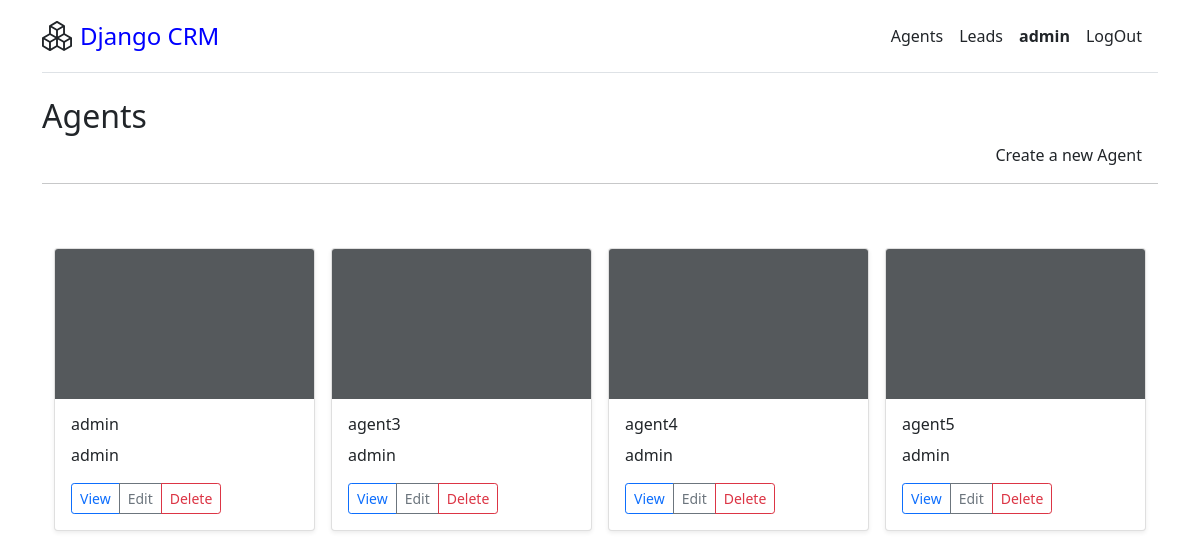
The app's page /agents/list/ (signed in), older data.
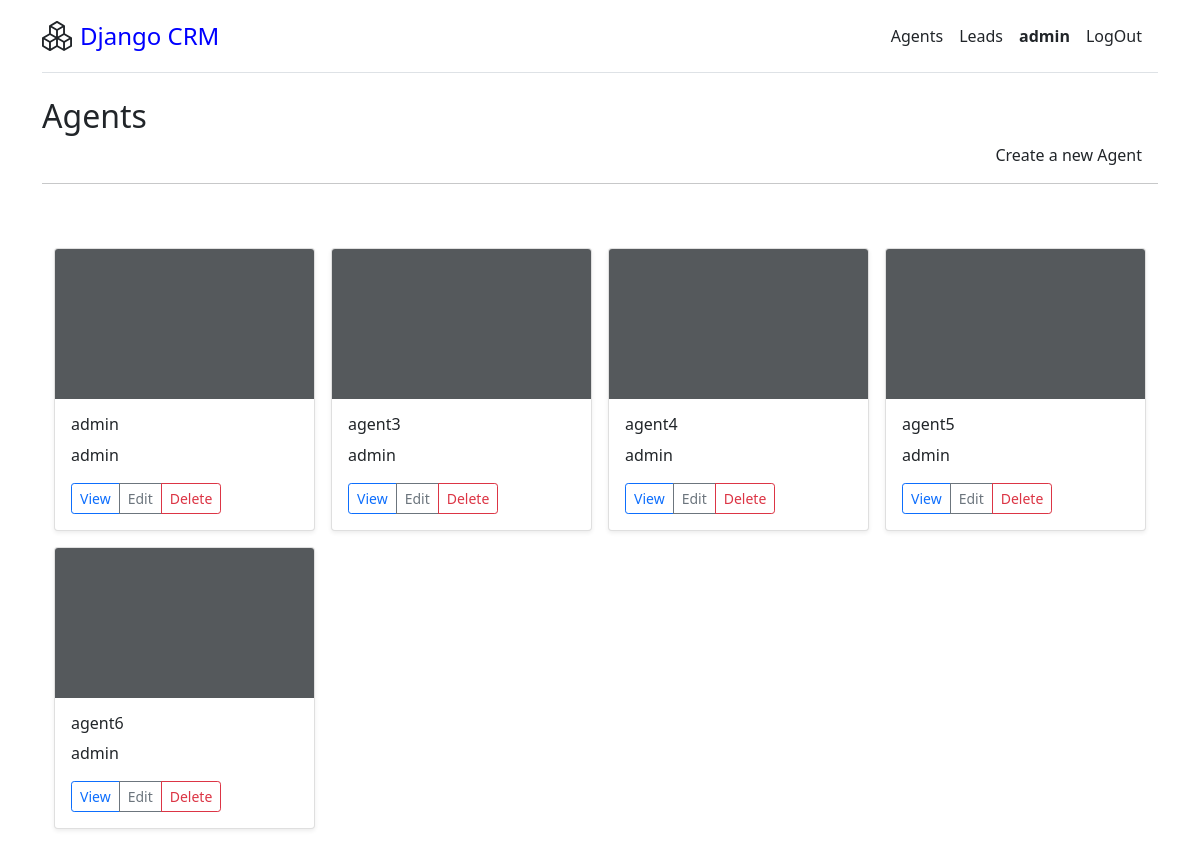
The same page, newer data.
### leads/models.py (models this page shows, shortened)
class Agent(models.Model):
    user = models.OneToOneField(User, on_delete=models.CASCADE)
    organization = models.ForeignKey(UserProfile, on_delete=models.CASCADE)

class User(AbstractUser):
    is_organizer = models.BooleanField(default=True)
    is_agent = models.BooleanField(default=False)

class UserProfile(models.Model):
    user = models.OneToOneField(User, on_delete=models.CASCADE)
    def __str__(self):
        return self.user.username

### agents/views.py (the view)
# urls.py: path('list/', AgentListView.as_view(), name='agent_list'),
class AgentListView(OrganizerAndLoginRequiredMixin, ListView):
    template_name = 'agents/agent_list.html'
    context_object_name = 'agents'
    def get_queryset(self):
        organization = self.request.user.userprofile
        return Agent.objects.filter(organization=organization)

### agents/mixins.py (called while the page is built)
    def dispatch(self, request, *args, **kwargs):
        if not request.user.is_authenticated or not request.user.is_organizer:
            return redirect('leads:landingpage')
        return super().dispatch(request, *args, **kwargs)

### templates/agents/agent_list.html
{% extends 'base.html' %}
{% block content %}
    <div>
        <h2>Agents</h2>
        <div class="text-end">
            <a class="me-3 py-2 text-dark text-decoration-none h6" href="{% url 'agents:agent_create' %}">Create a new Agent</a>
        </div>
        <hr>
        <div class="album py-5">
            <div class="container">
                <div class="row row-cols-1 row-cols-sm-2 row-cols-md-4 g-3">
                    {% for agent in agents %}
                    <div class="col">
                    <div class="card shadow-sm">
                        <svg class="bd-placeholder-img card-img-top" width="100%" height="150" xmlns="http://www.w3.org/2000/svg" role="img" aria-label="Placeholder: Thumbnail" preserveAspectRatio="xMidYMid slice" focusable="false"><title>Placeholder</title><rect width="100%" height="100%" fill="#55595c"/></svg>
                        <div class="card-body">
                        <p class="card-text h6">{{agent.user}}</p>
                        <p>{{agent.organization}}</p>
                        <div class="d-flex justify-content-between align-items-center">
                            <div class="btn-group">
                                <a class="btn btn-outline-primary btn-sm" href="{% url 'agents:agent_detail' agent.id %}">View</a>
                                <a class="btn btn-outline-secondary btn-sm" href="{% url 'agents:agent_update' agent.id %}">Edit</a>
                                <a class="btn btn-outline-danger btn-sm" href="{% url 'agents:agent_delete' agent.id %}">Delete</a>
                            </div>
                        </div>
                        </div>
                    </div>
                    </div>
                    {% endfor %}
                </div>
            </div>
        </div>
    </div>
{% endblock %}

Row changes from the older to the newer data that the page shows:
added Agent: user "agent6", organization "admin"
